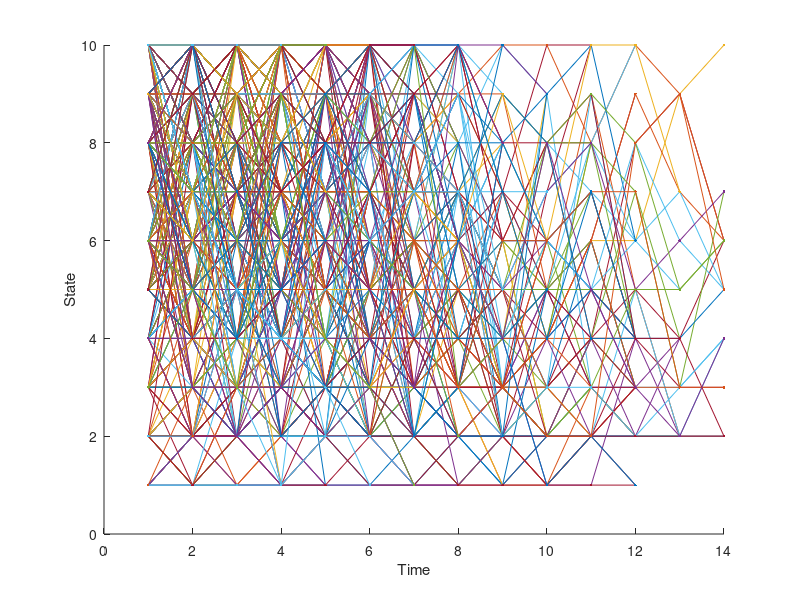
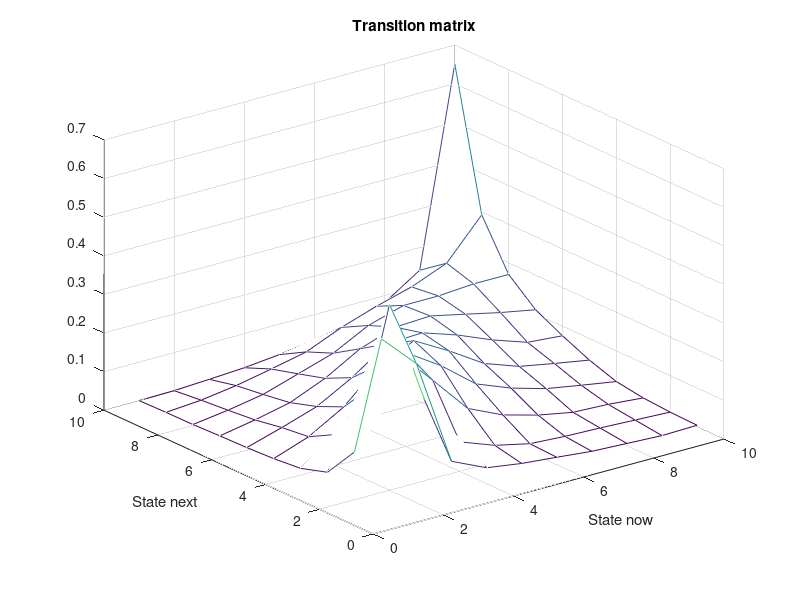

These figures' MATLAB source, in order:
clear all
close all
clc
O = 10;
Q = 10;

scale = 1/O;

load('hour.mat');
len  = length(hour);
for i = 1:len
    if hour(i) > 1
        hour(i) = 0;
    end
end

seg = cell(len,1);

Nseq = 0;
i = 1;
while i < len
    k = 0;
    while hour(i)
        k = k + 1;
        i = i + 1;
        if i > len
            break;
        end
    end
    if k
        Nseq = Nseq + 1;
        seg(Nseq) = {ceil(hour(i-k:1:i-1)/scale)};
        %seg(Nseq) = {hour(i-k:1:i-1)};
    end
    i = i + 1;
end

seg = seg(1:Nseq);

figure;
hold on;
for i = 1:1000
    plot(cell2mat(seg(i)),'.-')
end
xlabel('Time');
ylabel('State')

data = seg;

Trans = zeros(O,O);
for i  = 1:Nseq
    one = cell2mat(seg(i));
    len = length(one);
    while len > 1
        Trans(one(len-1),one(len)) = Trans(one(len-1),one(len)) + 1;
        len = len - 1;
    end    
end

for i = 1:O
    ss = 0;
    for j = 1:O
        ss = ss + Trans(i,j);
    end
    Trans(i,:) = Trans(i,:)/ss;
end

figure;
mesh(Trans)
title('Transition matrix')
xlabel('State now')
ylabel('State next')

